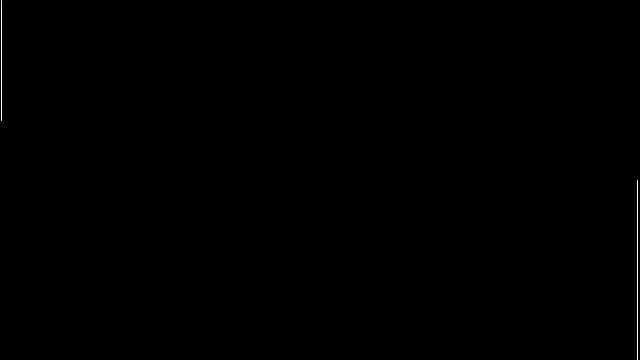
Frame 1 (no input)
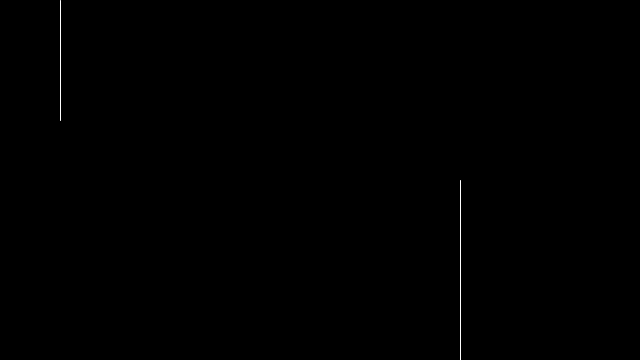
Frame 60 (the mouse pressed at the canvas centre just before this capture)
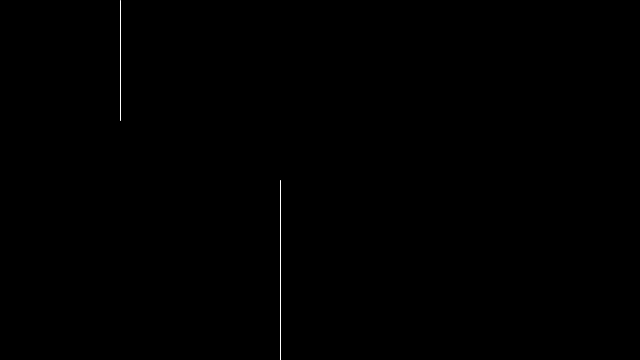
Frame 120 (the mouse held since frame 60 and released just before this capture)

The Processing sketch that drew these frames (run headless with seeded random() and noise(); from frame 60 on, the mouse is pressed at the canvas centre):

// Processing sketch: Integers_Floats
// ── Integers_Floats.pde
/**
 * Integers Floats. 
 * 
 * Integers and floats are two different kinds of numerical data. 
 * An integer (more commonly called an int) is a number without 
 * a decimal point. A float is a floating-point number, which means 
 * it is a number that has a decimal place. Floats are used when
 * more precision is needed. 
 */
 
int a = 0;        // Create a variable "a" of the datatype "int"
float b = 640.0;  // Create a variable "b" of the datatype "float"

void setup() {
  size(640, 360);
  stroke(255);
}

void draw() {
  background(0);
  
  a = a + 1;      // Arriba: lento hacia la derecha
  b = b - 3.0;    // Abajo: rápido hacia la izquierda
  
  line(a, 0, a, height/3);    // Barra de arriba más corta
  line(b, height/2, b, height); // Barra de abajo más larga
  
  if(a > width) {
    a = 0;
  }
  
  if(b < 0) {
    b = width;
  }
}
```
